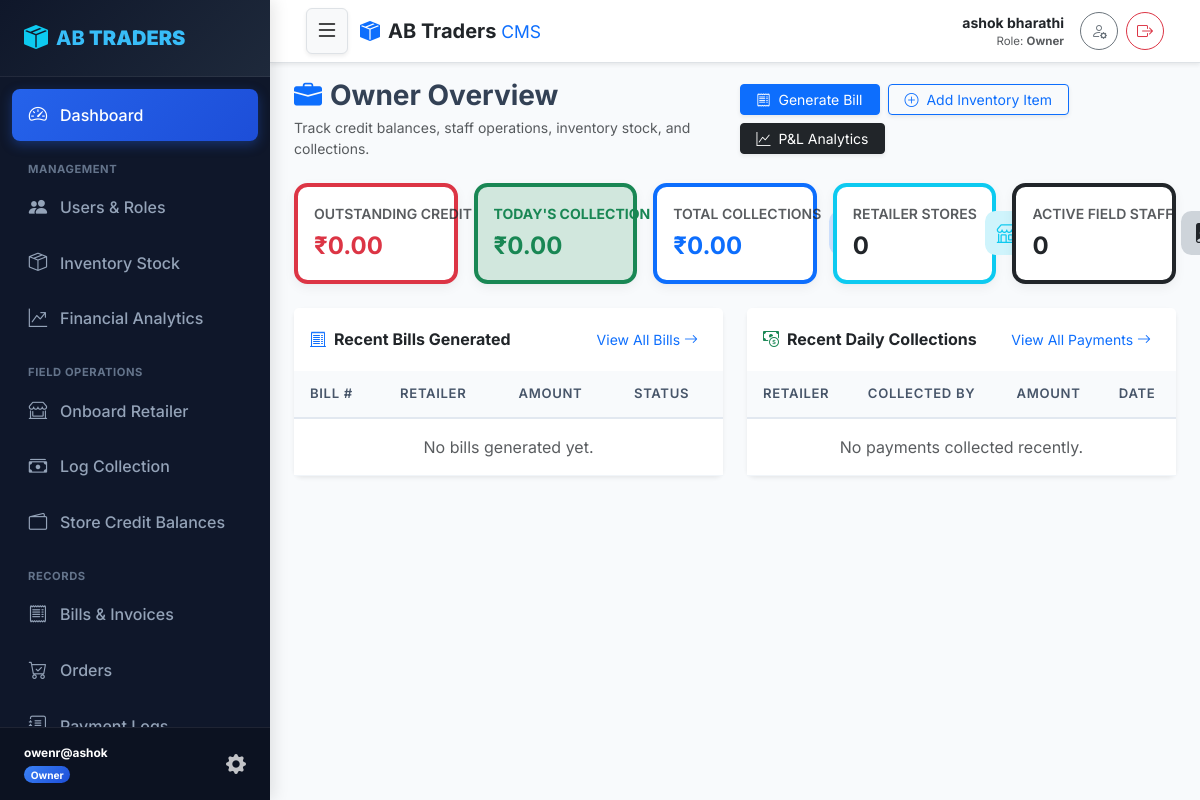
/ (signed in), run on an earlier commit of the app's database.
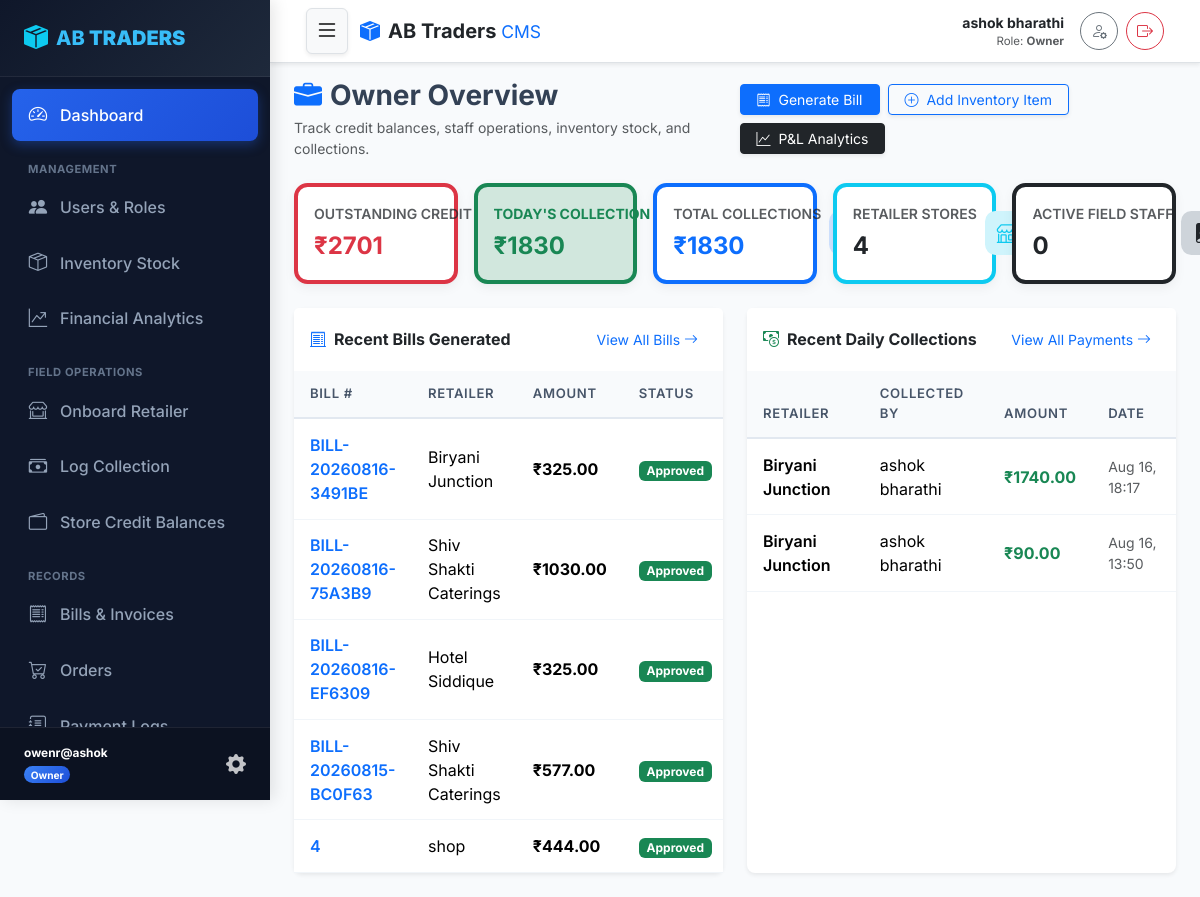
And on a later commit of the database.
### core/models.py (models this page shows, shortened)
class Bill(models.Model):
    STATUS_CHOICES = (
        ('pending', 'Pending'),
        ('approved', 'Approved'),
        ('paid', 'Paid'),
        ('rejected', 'Rejected'),
    )
    bill_number = models.CharField(max_length=50, unique=True)
    retailer = models.ForeignKey(RetailerProfile, on_delete=models.CASCADE, related_name='bills')
    created_by = models.ForeignKey(User, on_delete=models.SET_NULL, null=True, related_name='created_bills')
    total_amount = models.DecimalField(max_digits=12, decimal_places=2)
    status = models.CharField(max_length=20, choices=STATUS_CHOICES, default='pending')
    rejection_reason = models.TextField(blank=True, null=True)
    created_at = models.DateTimeField(auto_now_add=True)

class RetailerProfile(models.Model):
    user = models.OneToOneField(User, on_delete=models.CASCADE, related_name='retailer_profile')
    shop_number = models.CharField(max_length=50, unique=True)
    shop_name = models.CharField(max_length=150)
    address = models.TextField()
    credit_balance = models.DecimalField(max_digits=12, decimal_places=2, default=Decimal('0.00'))
    qr_code = models.ImageField(upload_to='qr_codes/', null=True, blank=True)

class Collection(models.Model):
    retailer = models.ForeignKey(RetailerProfile, on_delete=models.CASCADE, related_name='collections')
    collected_by = models.ForeignKey(User, on_delete=models.SET_NULL, null=True, related_name='collected_payments')
    bill = models.ForeignKey(Bill, on_delete=models.SET_NULL, null=True, blank=True, related_name='collections')
    amount_collected = models.DecimalField(max_digits=12, decimal_places=2)
    collected_at = models.DateTimeField(default=timezone.now)
    notes = models.TextField(blank=True, null=True)

class User(AbstractUser):
    class Role(models.TextChoices):
        SUPERUSER = 'SUPERUSER', 'SuperUser'
        OWNER = 'OWNER', 'Owner'
        STAFF = 'STAFF', 'Staff'
        RETAILER = 'RETAILER', 'Retailer'
    role = models.CharField(max_length=20, choices=Role.choices, default=Role.RETAILER)
    phone_number = models.CharField(max_length=15, unique=True, blank=True, null=True)
    is_locked = models.BooleanField(default=False, help_text="Locked users cannot log in.")
    def is_superuser_role(self):
        return self.role == self.Role.SUPERUSER or self.is_superuser
    def is_owner_role(self):
        return self.role == self.Role.OWNER
    @property
    def display_name(self):
        full_name = self.get_full_name().strip()
        return full_name if full_name else self.username

### core/views.py (the view, shortened to what this page needs)
# urls.py: path('', views.dashboard_view, name='dashboard'),
@login_required
def dashboard_view(request):
    user = request.user
    if user.is_locked:
        logout(request)
        messages.error(request, "Your account is locked.")
        return redirect('login')
    if user.is_superuser_role():
        total_users = User.objects.count()
        total_retailers = RetailerProfile.objects.count()
        total_bills = Bill.objects.count()
        total_collections = Collection.objects.aggregate(Sum('amount_collected'))['amount_collected__sum'] or Decimal('0.00')
        total_credit_outstanding = RetailerProfile.objects.aggregate(Sum('credit_balance'))['credit_balance__sum'] or Decimal('0.00')
        recent_users = User.objects.order_by('-date_joined')[:5]
        context = {
            'total_users': total_users,
            'total_retailers': total_retailers,
            'total_bills': total_bills,
            'total_collections': total_collections,
            'total_credit_outstanding': total_credit_outstanding,
            'recent_users': recent_users,
        }
        return render(request, 'dashboard_superuser.html', context)
    elif user.is_owner_role():
        total_retailers = RetailerProfile.objects.count()
        total_staff = User.objects.filter(role=User.Role.STAFF).count()
        total_credit = RetailerProfile.objects.aggregate(Sum('credit_balance'))['credit_balance__sum'] or Decimal('0.00')
        total_collections = Collection.objects.aggregate(Sum('amount_collected'))['amount_collected__sum'] or Decimal('0.00')
        todays_collections = Collection.objects.filter(
            collected_at__date=timezone.now().date()
        ).aggregate(Sum('amount_collected'))['amount_collected__sum'] or Decimal('0.00')
        pending_bills = Bill.objects.filter(status='pending').count()
        recent_bills = Bill.objects.select_related('retailer').order_by('-created_at')[:5]
        recent_collections = Collection.objects.select_related('retailer', 'collected_by').order_by('-collected_at')[:5]
        context = {
            'total_retailers': total_retailers,
            'total_staff': total_staff,
            'total_credit': total_credit,
            'total_collections': total_collections,
            'todays_collections': todays_collections,
            'pending_bills': pending_bills,
            'recent_bills': recent_bills,
            'recent_collections': recent_collections,
        }
        return render(request, 'dashboard_owner.html', context)
    messages.error(request, "Role not recognized.")
    return redirect('login')

### core/templates/dashboard_owner.html (shortened to what the changed rows need)
{% extends 'base.html' %}
{% block content %}
<div class="row row-cols-1 row-cols-sm-2 row-cols-xl-5 g-3 mb-4">
    <div class="col">
        <div class="stat-card p-3 border-start border-4 border-danger h-100">
            <div class="d-flex align-items-center justify-content-between gap-2">
                <div class="min-w-0 flex-grow-1">
                    <div class="text-muted small fw-semibold text-truncate">OUTSTANDING CREDIT</div>
                    <div class="fs-4 fw-bold text-danger mt-1 text-truncate">₹{{ total_credit }}</div>
                </div>
            </div>
        </div>
    </div>
    <div class="col">
        <div class="stat-card p-3 border-start border-4 border-success bg-success-subtle bg-opacity-10 h-100">
            <div class="d-flex align-items-center justify-content-between gap-2">
                <div class="min-w-0 flex-grow-1">
                    <div class="text-success small fw-bold text-truncate">TODAY'S COLLECTION</div>
                    <div class="fs-4 fw-bold text-success mt-1 text-truncate">₹{{ todays_collections }}</div>
                </div>
            </div>
        </div>
    </div>
    <div class="col">
        <div class="stat-card p-3 border-start border-4 border-primary h-100">
            <div class="d-flex align-items-center justify-content-between gap-2">
                <div class="min-w-0 flex-grow-1">
                    <div class="text-muted small fw-semibold text-truncate">TOTAL COLLECTIONS</div>
                    <div class="fs-4 fw-bold text-primary mt-1 text-truncate">₹{{ total_collections }}</div>
                </div>
            </div>
        </div>
    </div>
    <div class="col">
        <div class="stat-card p-3 border-start border-4 border-info h-100">
            <div class="d-flex align-items-center justify-content-between gap-2">
                <div class="min-w-0 flex-grow-1">
                    <div class="text-muted small fw-semibold text-truncate">RETAILER STORES</div>
                    <div class="fs-4 fw-bold text-dark mt-1 text-truncate">{{ total_retailers }}</div>
                </div>
            </div>
        </div>
    </div>
</div>
<div class="row g-4 mb-4">
    <div class="col-lg-6">
        <div class="card shadow-sm border-0 rounded-3 h-100">
            <div class="table-responsive">
                <table class="table custom-table mb-0">
                    <thead>
                        <tr>
                            <th>Bill #</th>
                            <th>Retailer</th>
                            <th>Amount</th>
                            <th>Status</th>
                        </tr>
                    </thead>
                    <tbody>
                        {% for b in recent_bills %}
                        <tr>
                            <td class="fw-semibold"><a href="{% url 'bill_detail' b.pk %}" class="text-decoration-none">{{ b.bill_number }}</a></td>
                            <td>{{ b.retailer.shop_name }}</td>
                            <td class="fw-bold">₹{{ b.total_amount }}</td>
                            <td>
                                {% if b.status == 'approved' %}
                                    <span class="badge bg-success">Approved</span>
                                {% elif b.status == 'paid' %}
                                    <span class="badge bg-primary">Closed / Paid</span>
                                {% elif b.status == 'rejected' %}
                                    <span class="badge bg-danger">Rejected</span>
                                {% else %}
                                    <span class="badge bg-warning text-dark">Pending</span>
                                {% endif %}
                            </td>
                        </tr>
                        {% empty %}
                        <tr>
                            <td colspan="4" class="text-center text-muted py-3">No bills generated yet.</td>
                        </tr>
                        {% endfor %}
                    </tbody>
                </table>
            </div>
        </div>
    </div>
    <div class="col-lg-6">
        <div class="card shadow-sm border-0 rounded-3 h-100">
            <div class="table-responsive">
                <table class="table custom-table mb-0">
                    <thead>
                        <tr>
                            <th>Retailer</th>
                            <th>Collected By</th>
                            <th>Amount</th>
                            <th>Date</th>
                        </tr>
                    </thead>
                    <tbody>
                        {% for c in recent_collections %}
                        <tr>
                            <td class="fw-semibold">{{ c.retailer.shop_name }}</td>
                            <td>{% if c.collected_by %}{{ c.collected_by.display_name }}{% else %}System{% endif %}</td>
                            <td class="fw-bold text-success">₹{{ c.amount_collected }}</td>
                            <td class="small text-muted">{{ c.collected_at|date:"M d, H:i" }}</td>
                        </tr>
                        {% empty %}
                        <tr>
                            <td colspan="4" class="text-center text-muted py-3">No payments collected recently.</td>
                        </tr>
                        {% endfor %}
                    </tbody>
                </table>
            </div>
        </div>
    </div>
</div>
{% endblock %}

What changed in the data, as far as the page shows it:
added Bill: bill_number "BILL-20260816-3491BE", retailer.shop_name "Biryani Junction", total_amount "325.00", status "Approved"
added Bill: bill_number "BILL-20260816-75A3B9", retailer.shop_name "Shiv Shakti Caterings", total_amount "1030.00", status "Approved"
added Bill: bill_number "BILL-20260816-EF6309", retailer.shop_name "Hotel Siddique", total_amount "325.00", status "Approved"
added Bill: bill_number "BILL-20260815-BC0F63", retailer.shop_name "Shiv Shakti Caterings", total_amount "577.00", status "Approved"
added Bill: bill_number "4", retailer.shop_name "shop", total_amount "444.00", status "Approved"
added Collection: retailer.shop_name "Biryani Junction", collected_by.display_name "ashok bharathi", amount_collected "1740.00", collected_at "Aug 16, 18:17"
added Collection: retailer.shop_name "Biryani Junction", collected_by.display_name "ashok bharathi", amount_collected "90.00", collected_at "Aug 16, 13:50"
Also different on the page:
{{ total_credit }}: "0.00" → "2701"
{{ todays_collections }}: "0.00" → "1830"
{{ total_collections }}: "0.00" → "1830"
{{ total_retailers }}: "0" → "4"
text no longer shown: "No bills generated yet. No payments collected recently."
